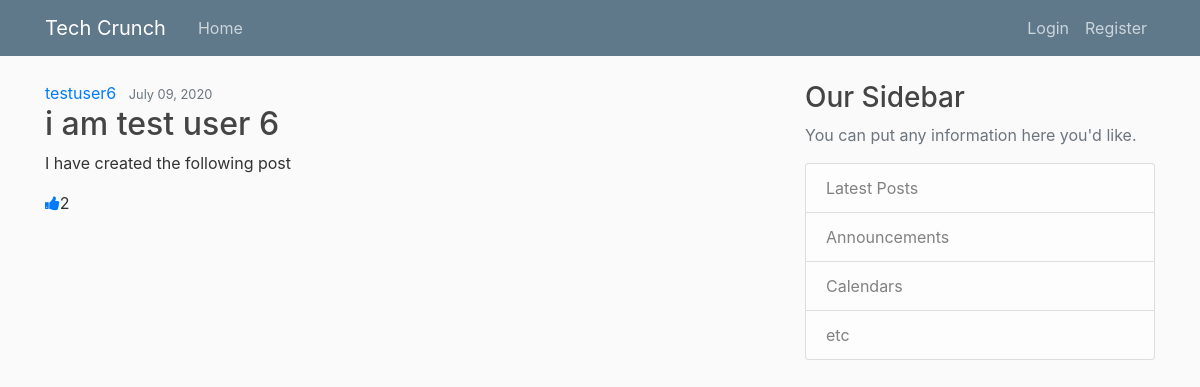
Screenshot of /post/12/ with the database file from the repository.
### Blog/models.py (models this page shows, shortened)
class Post(models.Model):
    title = models.CharField(max_length=100)
    content = models.TextField()
    date_posted = models.DateTimeField(default=timezone.now)
    author = models.ForeignKey(User, on_delete=models.CASCADE)

### Blog/views.py (the view)
# urls.py: path('post/<int:pk>/', PostDetailView.as_view(), name="blog-detail"),
class PostDetailView(DetailView):
    model = Post
    template_name = "post_detail.html"
    context_object_name = "post"

### templates/post_detail.html
{% extends 'base.html' %}
{% block content %}
    <article class="media content-section">
        <div class="media-body">
            <div class="article-metadata">
                <a class="mr-2" href="#">{{ object.author }}</a>
                <small class="text-muted">{{ object.date_posted|date:"F d, Y" }}</small>
            </div>
            <h2>{{ object.title }}</h2>
            <p class="article-content">{{ object.content }}</p>
        </div>
    </article>
    <p><a href="{% url 'like-post' object.id %}"><i class="fa fa-thumbs-up pl-10" aria-hidden="true"></i></a>{{ object.like_set.all.count }}</p>
{% endblock %}

### templates/base.html (style rules this page uses)
body { background: #fafafa; color: #333333; margin-top: 5rem; }
h1, h2, h3, h4, h5, h6 { color: #444444; }

### rows the page displays
Post: author "testuser6", date_posted "July 09, 2020", title "i am test user 6", content "I have created the following post", like_set.all.count "2"
